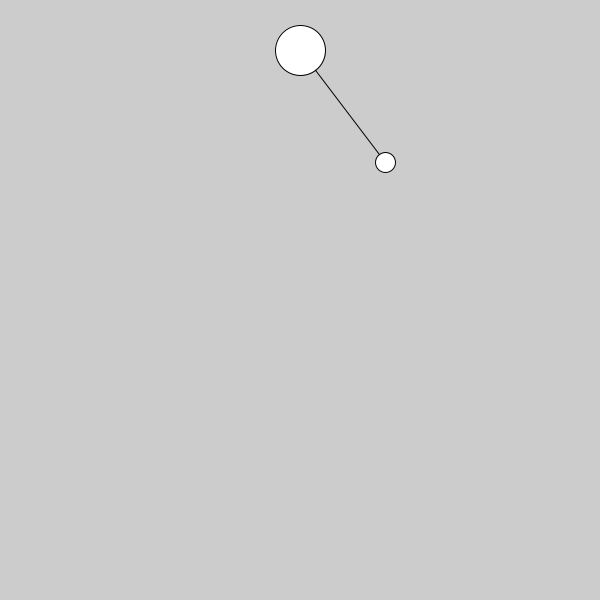
Frame 1 (no input)
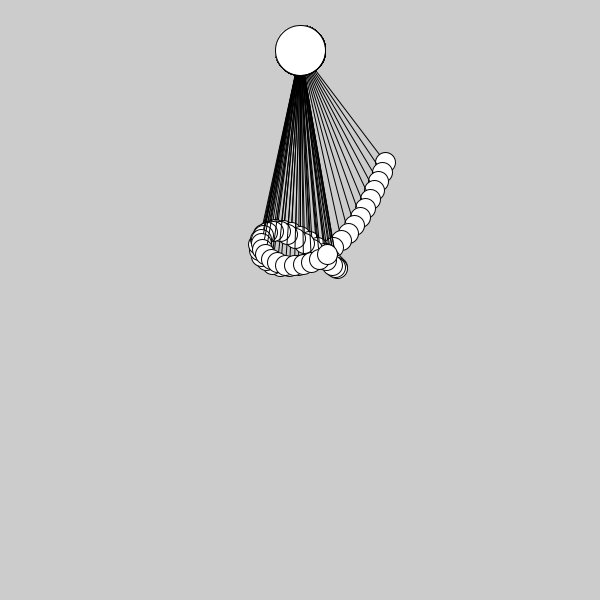
Frame 60 (the mouse pressed at the canvas centre just before this capture)
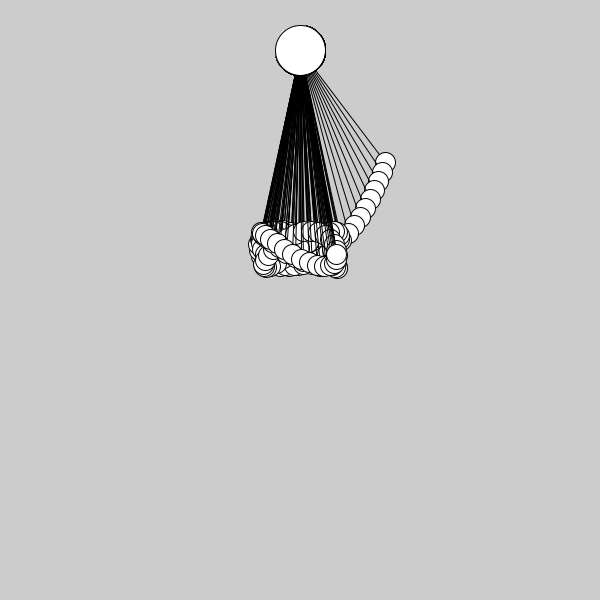
Frame 120 (the mouse held since frame 60 and released just before this capture)

The Processing sketch that drew these frames (run headless with seeded random() and noise(); from frame 60 on, the mouse is pressed at the canvas centre):

// Processing sketch: Oscilation
// ── Oscilation.pde
//Mover[] movers = new Mover[1];
//Ocilation sin/cos
//float x, y, angle, amplitude;
//Pendelum movement
Bob bob;
Pendulum pendulum;
PVector gravity, pullForce;

void setup() {
  size(600, 600);
  pendulum = new Pendulum(1, 100, 50, 50);
  bob = new Bob(10, 20, 20);
  gravity = new PVector(0, 10);
  //Multiple objects
  //for (int i=0; i<movers.length; i++) {
  //  movers[i] = new Mover(random(40), random(40));
  //}
  //angle = 1;
  //amplitude = 100;
}

void draw() {
  bob.applyForce(gravity.mult(bob.m));
  bob.applyForce(pendulum.pullForce(bob));
  bob.move();
  bob.display(pendulum);
  pendulum.display();
  //for (Mover m : movers) {
  //  m.move();
  //  m.display();
  //}
  //background(255);
  //beginShape();
  //for (int x=0; x<width; x+=10) {
  //  y = amplitude * sin(angle) + height/2;
  //  vertex(x,y);
  //  angle += 0.1;
  //}
  //endShape();
}

class Mover {
  PVector position, velocity, acceleration;
  //width, height, topSpeed
  float w, h, topSpeed;
  float aVelocity, aAcceleration, angle;


  Mover(float _w, float _h) {
    w = _w;
    h = _h;
    position = new PVector(random(width), random(height));
    velocity = new PVector(0, 0);
    acceleration = new PVector(random(-0.1, 0.1), random(-0.1, 0.1));
    aAcceleration = 0.01;
    aVelocity = 0;
    topSpeed = 2;
  }

  void move() {
    acceleration = new PVector(random(-0.1, 0.1), random(-0.1, 0.1));
    velocity.add(acceleration);
    //Max speed limit
    velocity.limit(topSpeed);
    position.add(velocity);
    checkEdge();
    //Rotate at the fixed speed
    //aVelocity += aAcceleration;
    //angle += aVelocity;
    //The angle of the speed
    angle = velocity.heading();
  }

  void display() {
    pushMatrix();
    rectMode(CENTER);
    translate(position.x, position.y);
    rotate(angle);
    rect(0, 0, w, h);
    popMatrix();
  }

  //Check edge
  void checkEdge() {
    if (position.x < 0 || position.x > width) {
      velocity.x *= -1;
    } else if (position.y < 0 || position.y > height) {
      velocity.y *= -1;
    }
  }
}

class Bob {
  PVector position, velocity, acceleration;
  float m, w, h, maxspeed;

  Bob(float _m, float _w, float _h) {
    m = _m;
    w = _w;
    h = _h;
    position = new PVector(random(width), random(height));
    velocity = new PVector(0, 0);
    acceleration = new PVector(0, 0);
    maxspeed = 10;
  }
  void applyForce(PVector force) {
    acceleration.add(force.div(m));
  }
  void move() {
    velocity.add(acceleration);
    velocity.limit(maxspeed);
    position.add(velocity);
    acceleration.mult(0);
  }

  void display(Pendulum _pen) {
    line(position.x, position.y, _pen.position.x, _pen.position.y);
    ellipse(position.x, position.y, w, h);
  }
}


class Pendulum {
  float k, length, w, h, maxLength;
  PVector position;

  Pendulum(float _k, float _length, float _w, float _h) {
    k = _k;
    length = _length;
    w = _w;
    h = _h;
    position = new PVector(width/2, 50);
    maxLength = 200;
  }

  PVector pullForce(Bob _bob) {
    PVector force = new PVector(0, 0);
    PVector dir = PVector.sub(position, _bob.position);  
    float dis = dir.mag();
    
    dir.normalize();

    if (dis >= length) {
      force = dir.mult(k * (dis - length));
    }
 
    return force;
  }

  void display() {
    ellipse(position.x, position.y, w, h);
  }
}
